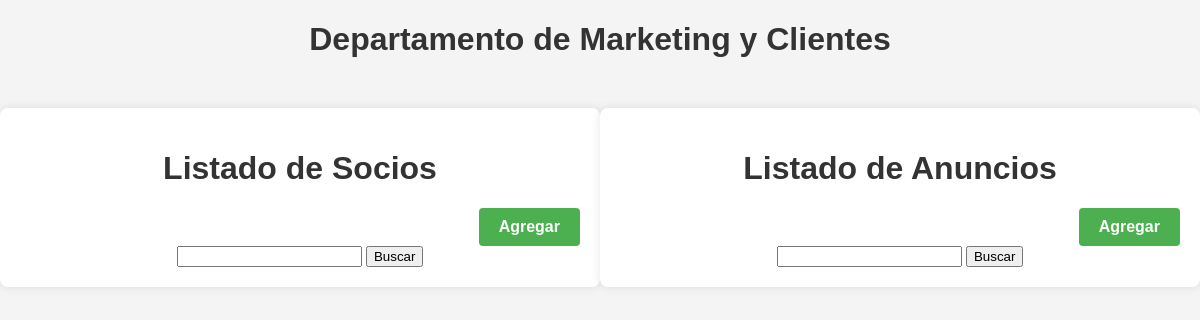
Page /marketing_clientes/ on the earlier database version.
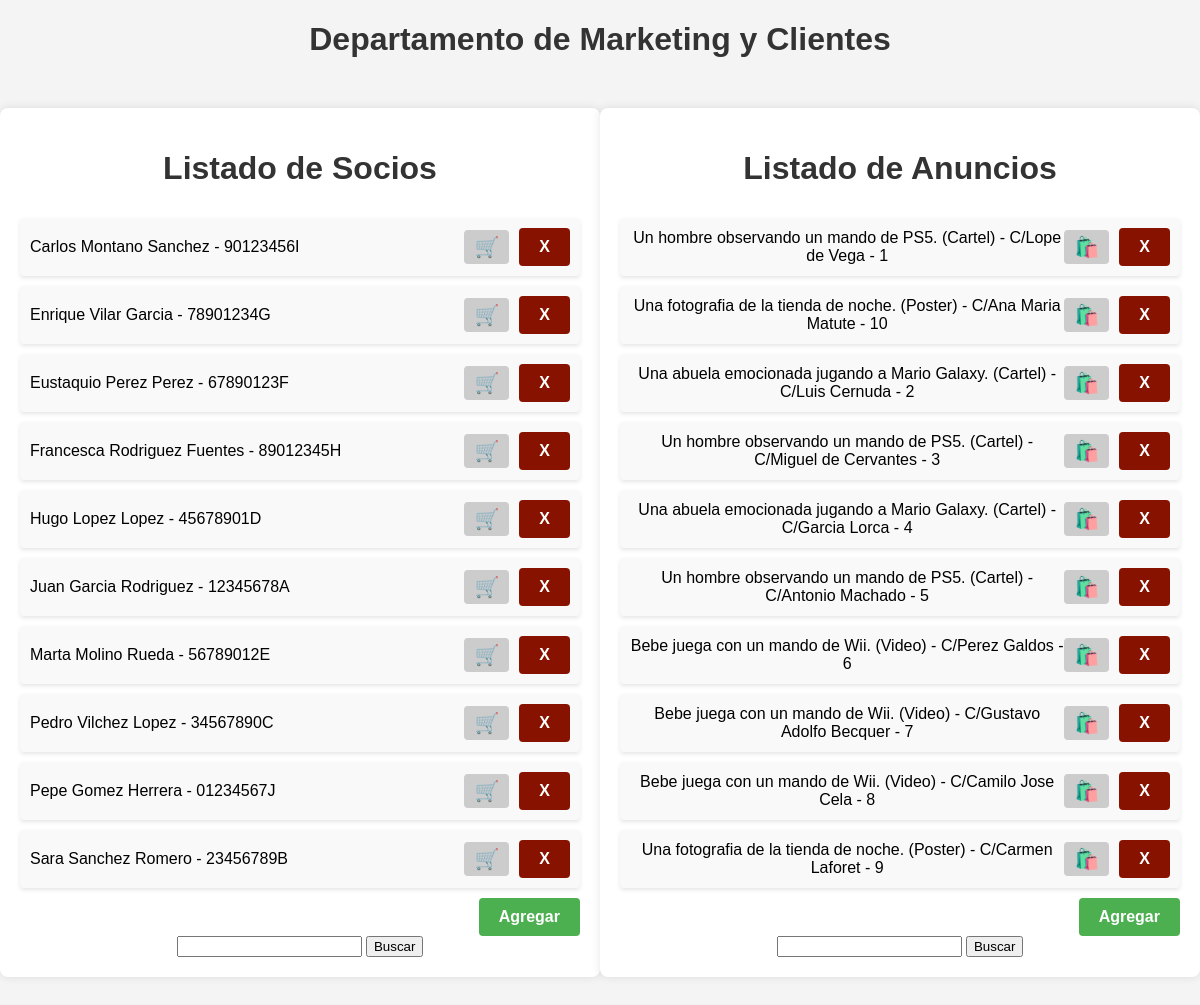
Same page on the later database version.
### app/models.py (models this page shows, shortened)
class Socio(models.Model):
    DNIS = models.CharField(max_length=9, primary_key=True, validators=[RegexValidator(r'[0-9]{8}[a-zA-Z]$', message='Formato de DNI no válido')])
    NombreS = models.CharField(max_length=20, null=False)
    Apellido1S = models.CharField(max_length=20, null=False)
    Apellido2S = models.CharField(max_length=20, null=False)
    TelefonoS = models.IntegerField(null=False, unique=True,validators=[MinLengthValidator(limit_value=9)])
    E_mailS = models.EmailField(max_length=320, null=False, unique=True)
    Productos = models.ManyToManyField(Producto, through='compra')

class Anuncio(models.Model):
    CodigoA = models.CharField(max_length=9, primary_key=True)
    TipoA = models.CharField(max_length=20, null=False)
    DescripcionA = models.TextField(max_length=100, null=False)
    LocalizacionA = models.CharField(max_length=20, null=False, unique=True)
    Productos = models.ManyToManyField(Producto, db_table='anuncia')

### DepMarketing/views.py (the view)
# urls.py: path('', ListaMarketing.as_view(), name= 'ListaMarketing'),
class ListaMarketing(ListView):
    template_name = 'marketing_clientes/lista_marketing.html'
    context_object_name = 'marketing'
    def get_queryset(self):
        socios = Socio.objects.order_by('NombreS')
        anuncios = Anuncio.objects.order_by('CodigoA')
        return {'socios': socios, 'anuncios': anuncios}

### templates/marketing_clientes/lista_marketing.html (shortened to what this page needs)
<!DOCTYPE html>
<html lang="es">
<head>
    <link rel="stylesheet" href="https://cdnjs.cloudflare.com/ajax/libs/font-awesome/5.15.1/css/all.min.css" />
</head>
<body>
    <h1>Departamento de Marketing y Clientes</h1>
    <div class="container">
        <div class="box">
            <h1>Listado de Socios</h1>
            <ul>
                {% for socio in marketing.socios %}
                    <li>
                        <div>{{ socio.NombreS }} {{ socio.Apellido1S }} {{ socio.Apellido2S }} - {{ socio.DNIS }}</div>
                        <div class="button-container">
                            <a class="producto" href="{% url 'compra_socio' DNIS=socio.DNIS %}">🛒</a>
                            <a class="button delete-button" onclick="confirmDelete('{{ socio.DNIS }}', '/marketing_clientes/eliminar_socio/')">X</a>
                        </div>
                    </li>
                {% endfor %}
            </ul>
            <div class="button-container">
                <a href="agregar_socio" class="button">Agregar</a>
            </div>
            <div>
                <form method="post" action="{% url 'buscar_socio' %}">
                    <input type="text" name="dni" required>
                    <input type="submit" value="Buscar">
                </form>
            </div>
        </div>
        <div class="box">
            <h1>Listado de Anuncios</h1>
            <ul>
                {% for anuncio in marketing.anuncios %}
                    <li>
                        <div>{{ anuncio.DescripcionA }} ({{ anuncio.TipoA }}) - {{ anuncio.LocalizacionA }} - {{ anuncio.CodigoA }}</div>
                        <div class="button-container">
                            <a class="producto" href="{% url 'insertar_producto' CodigoA=anuncio.CodigoA %}">🛍️</a>
                            <a class="button delete-button" onclick="confirmDelete('{{ anuncio.CodigoA }}', '/marketing_clientes/eliminar_anuncio/')">X</a>
                        </div>
                    </li>
                {% endfor %}
            </ul>
            <div class="button-container">
                <a href="agregar_anuncio" class="button">Agregar</a>
            </div>
            <div>
                <form method="post" action="{% url 'buscar_anuncio' %}">
                    <input type="text" name="codigo" required>
                    <input type="submit" value="Buscar">
                </form>
            </div>
        </div>
    </div>
</body>
</html>

Differences in the rows shown:
added Socio: NombreS "Carlos", Apellido1S "Montano", Apellido2S "Sanchez", DNIS "90123456I"
added Socio: NombreS "Enrique", Apellido1S "Vilar", Apellido2S "Garcia", DNIS "78901234G"
added Socio: NombreS "Eustaquio", Apellido1S "Perez", Apellido2S "Perez", DNIS "67890123F"
added Socio: NombreS "Francesca", Apellido1S "Rodriguez", Apellido2S "Fuentes", DNIS "89012345H"
added Socio: NombreS "Hugo", Apellido1S "Lopez", Apellido2S "Lopez", DNIS "45678901D"
added Socio: NombreS "Juan", Apellido1S "Garcia", Apellido2S "Rodriguez", DNIS "12345678A"
added Socio: NombreS "Marta", Apellido1S "Molino", Apellido2S "Rueda", DNIS "56789012E"
added Socio: NombreS "Pedro", Apellido1S "Vilchez", Apellido2S "Lopez", DNIS "34567890C"
added Socio: NombreS "Pepe", Apellido1S "Gomez", Apellido2S "Herrera", DNIS "01234567J"
added Socio: NombreS "Sara", Apellido1S "Sanchez", Apellido2S "Romero", DNIS "23456789B"
added Anuncio: DescripcionA "Un hombre observando un mando de PS5.", TipoA "Cartel", LocalizacionA "C/Lope de Vega", CodigoA "1"
added Anuncio: DescripcionA "Una fotografia de la tienda de noche.", TipoA "Poster", LocalizacionA "C/Ana Maria Matute", CodigoA "10"
added Anuncio: DescripcionA "Una abuela emocionada jugando a Mario Galaxy.", TipoA "Cartel", LocalizacionA "C/Luis Cernuda", CodigoA "2"
added Anuncio: DescripcionA "Un hombre observando un mando de PS5.", TipoA "Cartel", LocalizacionA "C/Miguel de Cervantes", CodigoA "3"
added Anuncio: DescripcionA "Una abuela emocionada jugando a Mario Galaxy.", TipoA "Cartel", LocalizacionA "C/Garcia Lorca", CodigoA "4"
added Anuncio: DescripcionA "Un hombre observando un mando de PS5.", TipoA "Cartel", LocalizacionA "C/Antonio Machado", CodigoA "5"
added Anuncio: DescripcionA "Bebe juega con un mando de Wii.", TipoA "Video", LocalizacionA "C/Perez Galdos", CodigoA "6"
added Anuncio: DescripcionA "Bebe juega con un mando de Wii.", TipoA "Video", LocalizacionA "C/Gustavo Adolfo Becquer", CodigoA "7"
added Anuncio: DescripcionA "Bebe juega con un mando de Wii.", TipoA "Video", LocalizacionA "C/Camilo Jose Cela", CodigoA "8"
added Anuncio: DescripcionA "Una fotografia de la tienda de noche.", TipoA "Poster", LocalizacionA "C/Carmen Laforet", CodigoA "9"
